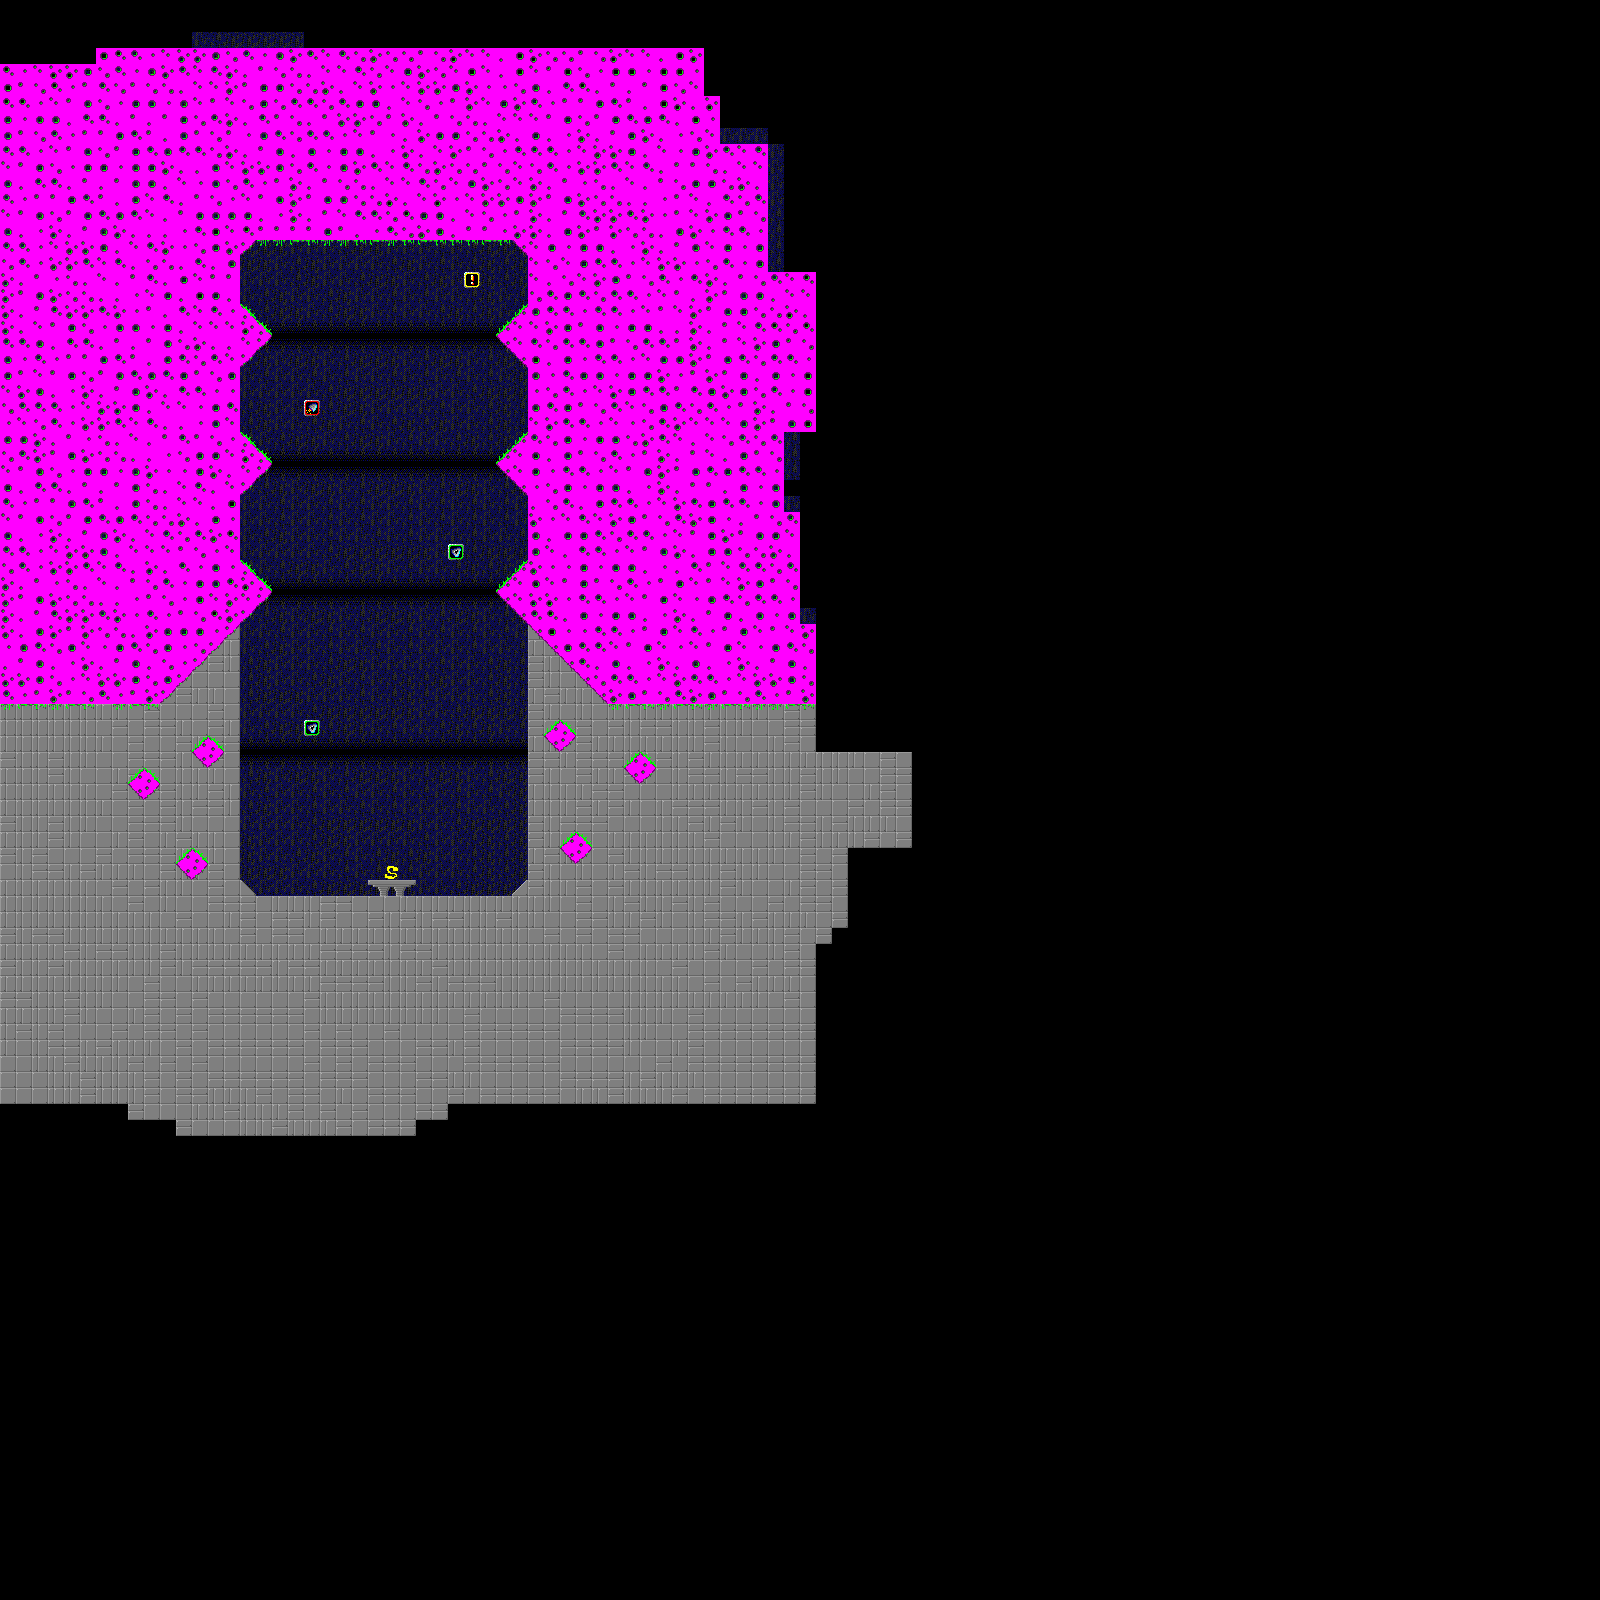

Below is a game level as drawn by its tile map, then a one-line description and the .tmx that defines it (tile-layer data replaced by summaries):
An orthogonal 100x100 tile map with 16x16 px tiles, 4 tile layers (Background, Indications, MAIN, Decorations).

<map version="1.0" orientation="orthogonal" renderorder="right-down" width="100" height="100" tilewidth="16" tileheight="16" nextobjectid="1">
 <tileset firstgid="1" name="tiles" tilewidth="16" tileheight="16" tilecount="4096">
  <image source="tiles.png" width="1024" height="1024" />
 </tileset>
 <layer name="Background" width="100" height="100">
  <data>[10000 cells, 2254 non-empty, 6 distinct tile ids]</data>
 </layer>
 <layer name="Indications" width="100" height="100">
  <data>[10000 cells, 8 non-empty, 7 distinct tile ids]</data>
 </layer>
 <layer name="MAIN" width="100" height="100">
  <data>[10000 cells, 2664 non-empty, 17 distinct tile ids]</data>
 </layer>
 <layer name="Decorations" width="100" height="100">
  <data>[10000 cells, 72 non-empty, 7 distinct tile ids]</data>
 </layer>
</map>
